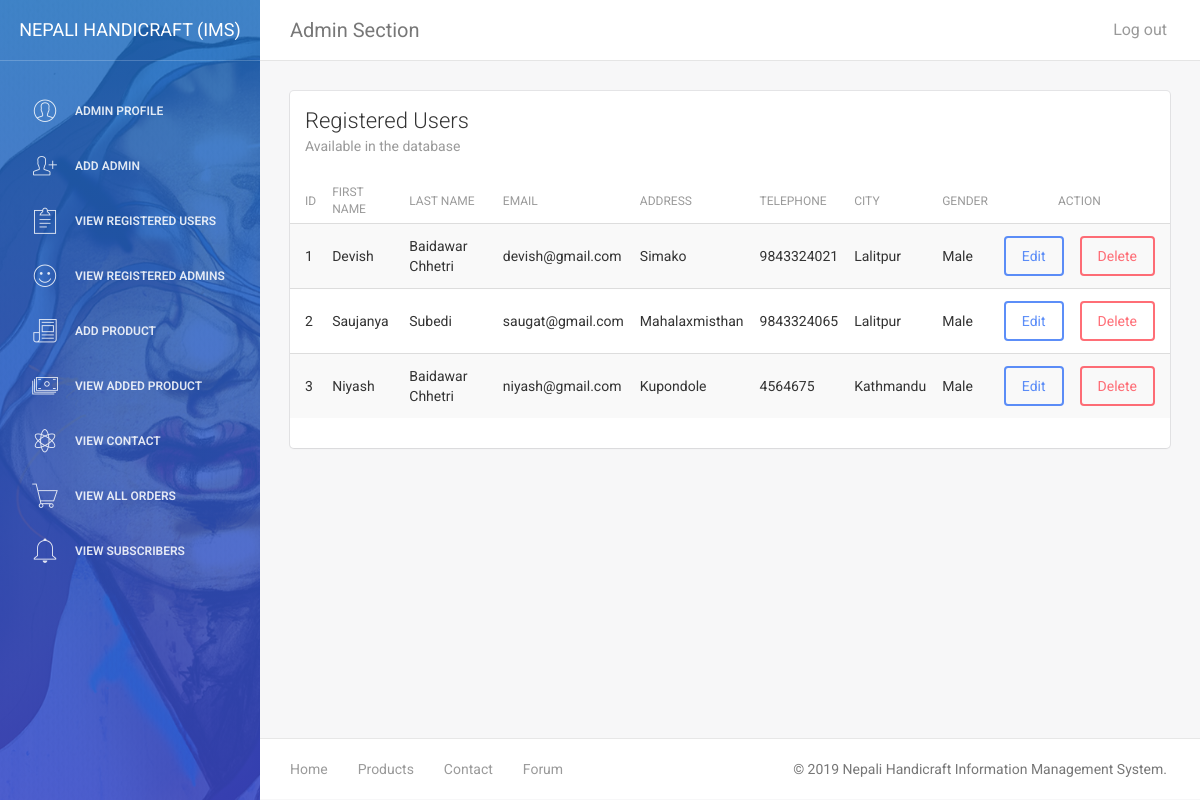
Before: /admin/view-users.php (signed in) with the older database file.
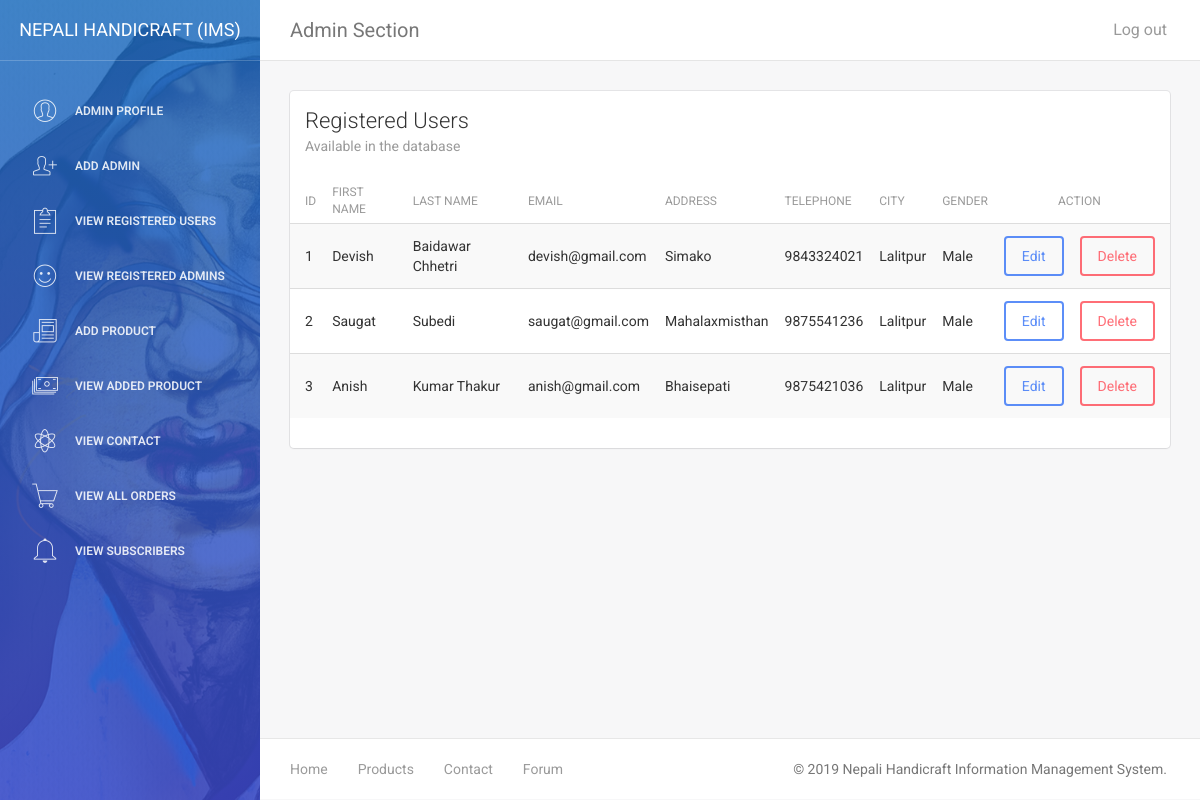
After: the same page with the newer database file.
### tables this page shows
CREATE TABLE `tbl_register_user` (
  `u_id` int(11) NOT NULL,
  `fname` varchar(50) NOT NULL,
  `lname` varchar(255) NOT NULL,
  `e_mail` varchar(255) NOT NULL,
  `telephone` bigint(50) NOT NULL,
  `address` varchar(255) NOT NULL,
  `city` varchar(255) NOT NULL,
  `country` varchar(50) NOT NULL,
  `region` varchar(50) NOT NULL,
  `gender` enum('Male','Female','Other','') NOT NULL,
  `password` varchar(255) NOT NULL,
  `confirm_password` varchar(255) NOT NULL
);

### includes/dbConnection.php (called while the page is built, shortened)
<?php
class Connection
{
    private $host;
    private $user;
    private $password;
    private $database;
    private $connect;
    public function __construct()
    {
        $this->host = "localhost";
        $this->user = "root";
        $this->password = "";
        $this->database = "00174648_devishbaidawarchhetri_cp";
    }
    public function getConnection()
    {
        $this->connect = new mysqli($this->host,$this->user,$this->password,$this->database);
        if($this->connect->connect_error)
        {
            die("Error :" .$this->connect->error);
        }
        else
        {
            return $this->connect;
        }
    }
    public function getData($sql)
    {
        $data = [];
        $result = $this->connect->query($sql);
        if($result->num_rows > 0)
        {
            while($row = $result->fetch_assoc())
            {
                $data[] = $row;
            }
        }
        else
        {
            echo "No data found";
        }
        return $data;
    }
}

### classes/user.class.php (called while the page is built, shortened)
<?php
    require "../includes/dbConnection.php";
    Class User extends Connection
    {
        private $connect;
        function __construct(){
            $this->connect = new Connection();
        }
        public function selectAllUser(){
            return $this->connect->getData("SELECT * FROM `tbl_register_user`");
        }
    }
?>

### admin/view-users.php (the view, shortened to what this page needs)
<?php
    require '../classes/user.class.php';
    $user = new User();
    $data = $user->selectAllUser();
?>
<!doctype html>
<html lang="en">
<head>
    <link href="assets/css/bootstrap.min.css" rel="stylesheet" />
    <link href="assets/css/animate.min.css" rel="stylesheet"/>
    <link href="assets/css/light-bootstrap-dashboard.css?v=1.4.0" rel="stylesheet"/>
    <link href="assets/css/demo.css" rel="stylesheet" />
    <link href="http://maxcdn.bootstrapcdn.com/font-awesome/4.2.0/css/font-awesome.min.css" rel="stylesheet">
    <link href="assets/css/pe-icon-7-stroke.css" rel="stylesheet" />
</head>
<body>
<div class="wrapper">
    <?php include 'admin-sidebar.php'; ?>
    <div class="main-panel">
		<?php include 'admin-nav.php'; ?>
        <div class="content">
            <div class="container-fluid">
                <div class="row">
                    <div class="col-md-12">
                        <div class="card">
                            <div class="header">
                                <h4 class="title">Registered Users</h4>
                                <p class="category">Available in the database</p>
                            </div>
                            <div class="content table-responsive table-full-width">
                                <table class="table table-hover table-striped">
                                    <thead>
                                        <th>ID</th>
                                    	<th>First Name</th>
                                    	<th>Last Name</th>
                                    	<th>Email</th>
                                        <th>Address</th>
                                        <th>Telephone</th>
                                        <th>City</th>
                                        <th>Gender</th>
                                        <th colspan="2" style="text-align: center;">Action</th>
                                    </thead>
                                    <tbody>
                                    <?php foreach ($data as $details) { ?>
                                        <tr>
                                        	<td><?php echo $details['u_id']; ?></td>
                                            <td><?php echo $details['fname']; ?></td>
                                            <td><?php echo $details['lname']; ?></td>
                                            <td><?php echo $details['e_mail']; ?></td>
                                            <td><?php echo $details['address']; ?></td>
                                            <td><?php echo $details['telephone']; ?></td>
                                            <td><?php echo $details['city']; ?></td>
                                            <td><?php echo $details['gender']; ?></td>
                                            <td><a href="adminUserUpdate.php?edit=<?php echo $details['u_id']; ?>" class="btn btn-primary">Edit</a></td>
								            <td><a href="../actions/deleteUser-action.php?delete=<?php echo $details['u_id']; ?>" class="btn btn-danger" onclick="Javascript: return confirm('Are you sure you want to delete?');" name="productDelete">Delete</a></td>
                                        </tr>
                                    <?php } ?>
                                    </tbody>
                                </table>
                            </div>
                        </div>
                    </div>
                </div>
            </div>
        </div>
        <?php include 'admin-footer.php'; ?>
    </div>
</div>
</body>
</html>

Changed rows visible on the page:
changed tbl_register_user "Subedi": fname "Saujanya" → "Saugat"; telephone "9843324065" → "9875541236"
changed tbl_register_user id 3: fname "Niyash" → "Anish"; lname "Baidawar Chhetri" → "Kumar Thakur"; e_mail "niyash@gmail.com" → "anish@gmail.com"; address "Kupondole" → "Bhaisepati"; telephone "4564675" → "9875421036"; city "Kathmandu" → "Lalitpur"
